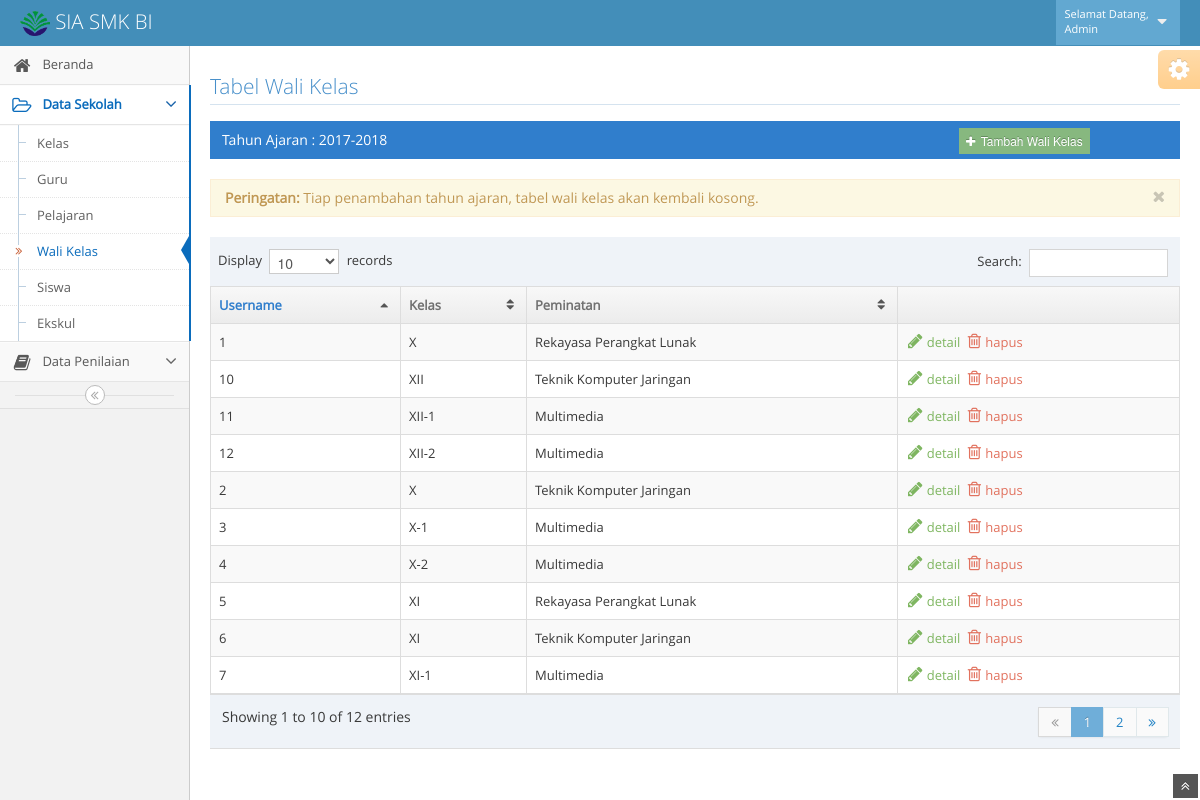
Page /admin/admin-wk.php (signed in) on the committed database.
### tables this page shows
CREATE TABLE `walikelas` (
  `kode_wali` int(4) NOT NULL,
  `user_wali` varchar(25) NOT NULL,
  `pass` varchar(16) NOT NULL,
  `kode_kelas` int(4) NOT NULL
);

CREATE TABLE `kelas` (
  `kode_kelas` int(4) NOT NULL,
  `tahun_ajar` varchar(10) NOT NULL,
  `kelas` varchar(5) NOT NULL,
  `peminatan` varchar(25) NOT NULL
);

### admin/admin-wk.php (the view, shortened to what this page needs)
<?php
	include '../config.php';
	$user=$_SESSION['user'];
	$query="select nama_admin from administrator where user='$user'";
	$result=mysqli_query($koneksi,$query);
	while($data=mysqli_fetch_array($result)){
		$nama=$data['nama_admin'];
	}
	$queryta="select tahun_ajar from kelas order by kode_kelas desc limit 1";
	$ta=mysqli_query($koneksi,$queryta);
	$data=mysqli_fetch_array($ta);
	$tampilta=$data['tahun_ajar'];
?>
<!DOCTYPE html>
<html lang="en">
	<head>
		<link href="../assets/css/bootstrap.min.css" rel="stylesheet" />
		<link href="../assets/css/bootstrap-responsive.min.css" rel="stylesheet" />
		<link rel="stylesheet" href="../assets/css/font-awesome.min.css" />
		<link rel="stylesheet" href="../assets/css/chosen.css" />
		<link rel="stylesheet" href="../assets/css/ace-fonts.css" />
		<link rel="stylesheet" href="../assets/css/ace.min.css" />
		<link rel="stylesheet" href="../assets/css/ace-responsive.min.css" />
		<link rel="stylesheet" href="../assets/css/ace-skins.min.css" />
	</head>
	<body>
		<div class="navbar">
			<div class="navbar-inner">
				<div class="container-fluid">
					<a href="#" class="brand">
						<small>
							<img src="../assets/images/logobi-25.png" width="15%">
							SIA SMK BI
						</small>
					</a>
					<ul class="nav ace-nav pull-right">
						<li class="light-blue">
							<a data-toggle="dropdown" href="#" class="dropdown-toggle">
								<span class="user-info">
									<small>Selamat Datang,</small>
									<small><?php echo $nama ?></small>
								</span>
								<i class="icon-caret-down"></i>
							</a>
						</li>
					</ul>
				</div>
			</div>
		</div>
		<div class="main-container container-fluid">
			<div class="sidebar" id="sidebar">
				<ul class="nav nav-list">
					<li>
						<a href="admin.php">
							<i class="icon-home"></i>
							<span class="menu-text"> Beranda </span>
						</a>
					</li>
					<li class="active open">
						<a href="#" class="dropdown-toggle">
							<i class="icon-folder-open-alt "></i>
							<span class="menu-text"> Data Sekolah </span>
							<b class="arrow icon-angle-down"></b>
						</a>
						<ul class="submenu">
							<li>
								<a href="admin-kelas.php">
									<i class="icon-double-angle-right"></i>Kelas
								</a>
							</li>
							<li>
								<a href="admin-guru.php">
									<i class="icon-double-angle-right"></i>Guru
								</a>
							</li>
							<li>
								<a href="admin-pel.php">
									<i class="icon-double-angle-right"></i>Pelajaran
								</a>
							</li>
							<li class="active">
								<a href="admin-wk.php">
									<i class="icon-double-angle-right"></i>Wali Kelas
								</a>
							</li>
							<li>
								<a href="admin-siswa.php">
									<i class="icon-double-angle-right"></i>Siswa
								</a>
							</li>
							<li>
								<a href="admin-ekskul.php">
									<i class="icon-double-angle-right"></i>Ekskul
								</a>
							</li>
						</ul>
					</li>
					<li>
						<a href="#" class="dropdown-toggle">
							<i class="icon-book "></i>
							<span class="menu-text"> Data Penilaian </span>
							<b class="arrow icon-angle-down"></b>
						</a>
					</li>
				</ul>
				<div class="sidebar-collapse" id="sidebar-collapse">
					<i class="icon-double-angle-left"></i>
				</div>
			</div>
			<div class="main-content">
				<div class="page-content">
					<div class="row-fluid">
						<div class="span12">
							<div class="row-fluid">
								<a href="admin-wk.php" title="Refresh Halaman ini">
									<h3 class="header smaller lighter blue">Tabel Wali Kelas</h3>
								</a>
								<div class="table-header" >
									<form class="form-inline" method="post" action="#">
										<div class="row-fluid">
											<div class="span9">
											<?php
												echo "Tahun Ajaran : $tampilta";
											 ?>
											</div>
											<div class="span3">
												<a href="#modal-tambah" role="button"  data-toggle="modal">
													<button onclick="return false;" class="btn btn-mini btn-success" title="tambah data wali kelas">
														<i class="icon-plus"></i> Tambah Wali Kelas
													</button>
												</a>
											</div>
										</div>
									</form>
								</div>
								<div class="alert alert-warning">
									<button type="button" class="close" data-dismiss="alert">
										<i class="icon-remove"></i>
									</button>
									<strong>Peringatan: </strong>
									Tiap penambahan tahun ajaran, tabel wali kelas akan kembali kosong.
									<br />
								</div>
								<table id="tabel-guru" class="table table-striped table-bordered table-hover">
									<thead>
										<tr>
											<th>Username</th>
											<th>Kelas</th>
											<th>Peminatan</th>
											<th></th>
										</tr>
									</thead>
									<tbody>
										<tr>
										<?php
										    include '../config.php';
										    $querytbl="select walikelas.kode_wali, walikelas.user_wali, walikelas.pass, walikelas.kode_kelas, kelas.peminatan, kelas.kelas from kelas, walikelas where kelas.kode_kelas=walikelas.kode_kelas and kelas.tahun_ajar='$tampilta';
											    ";
									    	$resulttbl=mysqli_query($koneksi,$querytbl);
									    	while ($datatbl=mysqli_fetch_array($resulttbl)) {
									    		echo "<td>".$datatbl['user_wali']."</td>
										    		<td>".$datatbl['kelas']."</td>
										    		<td>".$datatbl['peminatan']."</td>";
										    	echo '<td class="td-actions">
													<div class="hidden-phone visible-desktop action-buttons">
														<a class="green" href="lihatwk.php?kw='.$datatbl['kode_wali'].'">
															<i class="icon-pencil bigger-130"> </i> detail
														</a>
														<a class="red" href="hapuswk.php?kw='.$datatbl['kode_wali'].'">
															<i class="icon-trash bigger-130"> </i> hapus
														</a>
													</div>
													<div class="hidden-desktop visible-phone">
														<div class="inline position-relative">
															<button class="btn btn-minier btn-yellow dropdown-toggle" data-toggle="dropdown">
																<i class="icon-caret-down icon-only bigger-120"></i>
															</button>
															<ul class="dropdown-menu dropdown-icon-only dropdown-yellow pull-right dropdown-caret dropdown-close">
																<li>
																	<a href="lihatwk.php?kw='.$datatbl['kode_wali'].'" class="tooltip-success" data-rel="tooltip" title="Detail">
																		<span class="green">
																			<i class="icon-edit bigger-120"></i>
																		</span>
																	</a>
																</li>
																<li>
																	<a class="red" href="hapuswk.php?kw='.$datatbl['kode_wali'].'" class="tooltip-error" data-rel="tooltip" title="Hapus">
																		<span class="red">
																			<i class="icon-trash bigger-120"></i>
																		</span>
																	</a>
																</li>
															</ul>
														</div>
													</div>
												</td>
											</tr>';
										    }
									    ?>
									</tbody>
								</table>
							</div>
						</div>
					</div>
				</div>
			</div>
		</div>
		<div class="ace-settings-container" id="ace-settings-container">
			<div class="btn btn-app btn-mini btn-warning ace-settings-btn" id="ace-settings-btn">
				<i class="icon-cog bigger-150"></i>
			</div>
		</div>
		<a href="#" id="btn-scroll-up" class="btn-scroll-up btn btn-small btn-inverse">
			<i class="icon-double-angle-up icon-only bigger-110" title="kembali ke atas"></i>
		</a>
	</body>
</html>

### rows in the picture
walikelas: user_wali "1", kode_kelas.kelas "X", kode_kelas.peminatan "Rekayasa Perangkat Lunak"
walikelas: user_wali "2", kode_kelas.kelas "X", kode_kelas.peminatan "Teknik Komputer Jaringan"
walikelas: user_wali "3", kode_kelas.kelas "X-1", kode_kelas.peminatan "Multimedia"
walikelas: user_wali "4", kode_kelas.kelas "X-2", kode_kelas.peminatan "Multimedia"
walikelas: user_wali "5", kode_kelas.kelas "XI", kode_kelas.peminatan "Rekayasa Perangkat Lunak"
walikelas: user_wali "6", kode_kelas.kelas "XI", kode_kelas.peminatan "Teknik Komputer Jaringan"
walikelas: user_wali "7", kode_kelas.kelas "XI-1", kode_kelas.peminatan "Multimedia"
walikelas: user_wali "10", kode_kelas.kelas "XII", kode_kelas.peminatan "Teknik Komputer Jaringan"
walikelas: user_wali "11", kode_kelas.kelas "XII-1", kode_kelas.peminatan "Multimedia"
walikelas: user_wali "12", kode_kelas.kelas "XII-2", kode_kelas.peminatan "Multimedia"

### other values in the picture
$nama "Admin"
$tampilta "2017-2018"
